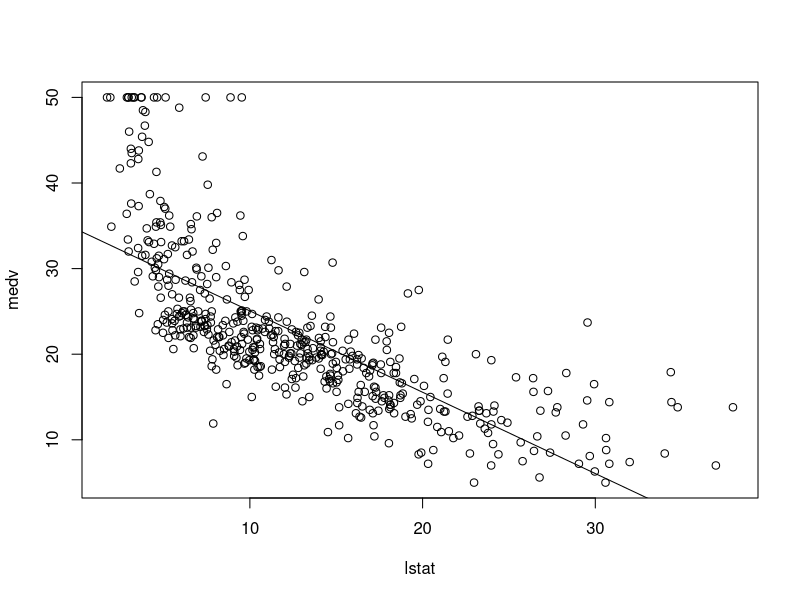
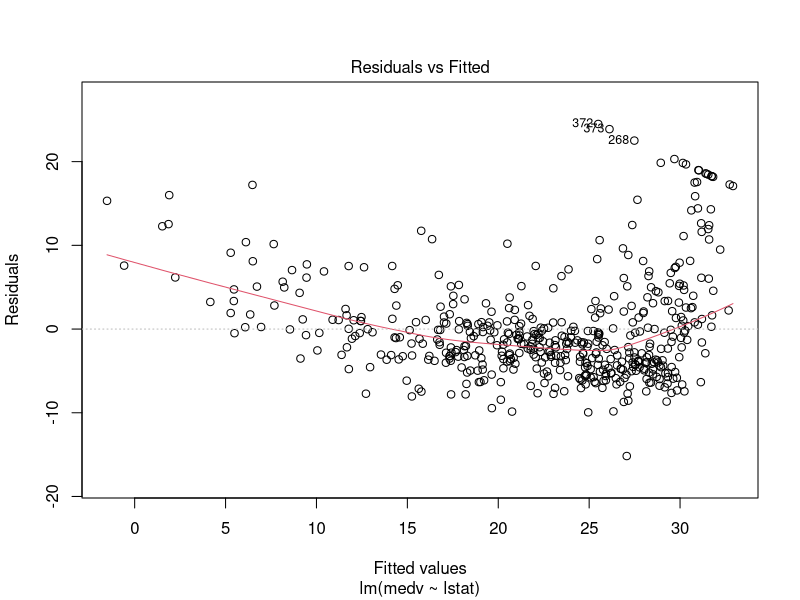
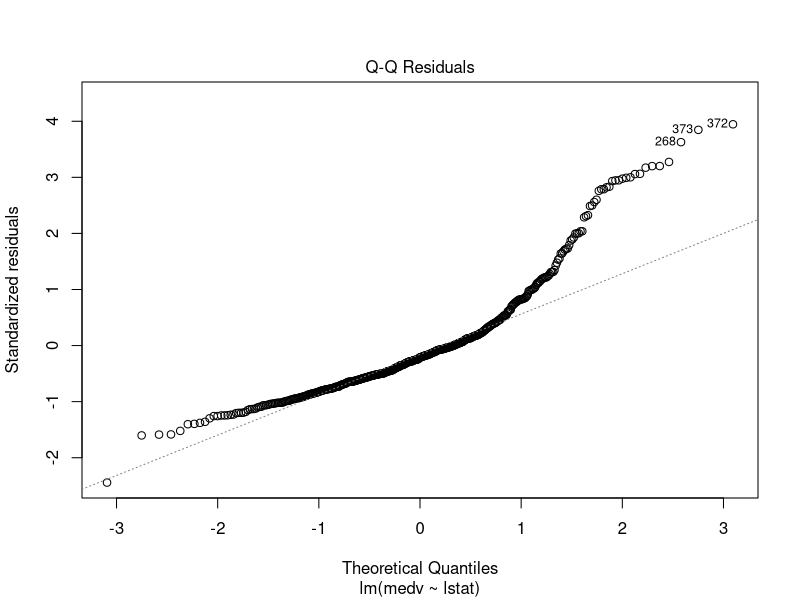
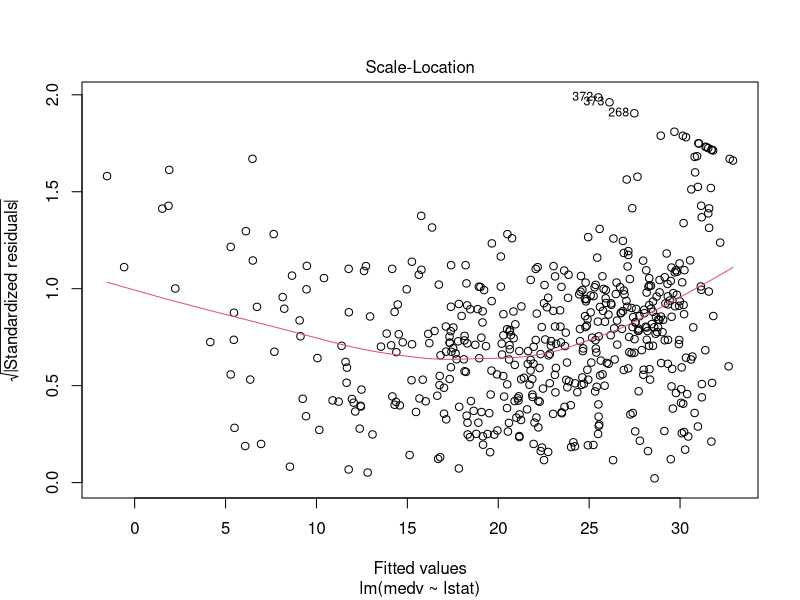
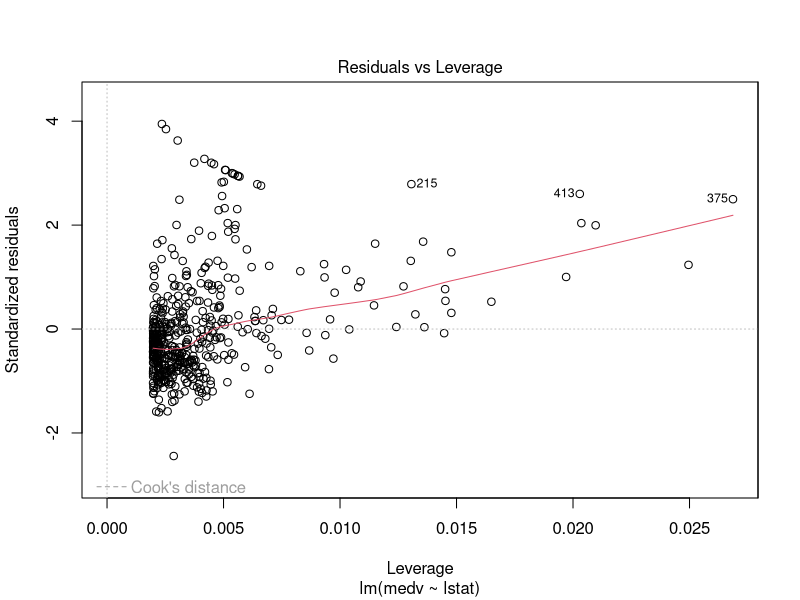

Reproduce these figures in R, in order.
## ---- chunk 1
library(MASS)
names(Boston) # show the column names
# View(Boston)

boston = Boston
## ---- chunk 2
attach(boston)
lm1.Boston = lm(medv~lstat)
summary(lm1.Boston)
## ---- chunk 3
names(lm1.Boston)

lm1.Boston$rank # take a look at a specific item in the model
## ---- chunk 4
confint(lm1.Boston)
## ---- chunk 5

# calculate \hat{f}(5) \hat{f}(10) \hat{f}(15)
predict(lm1.Boston, data.frame(lstat=c(5,10,15)), interval = 'confidence' )

# the second argument of function 'predict' should be in dataframe format.
## ---- chunk 6
# difference between 'prediction interval' and 'confidence interval'
# confidence interval treat the true value of the mean as known.
# prediction interval has a larger range, as it first estimate the mean.
browseURL("https://online.stat.psu.edu/stat501/lesson/3/3.3")
## ---- chunk 7
predict(lm1.Boston, data.frame(lstat=c(5,10,15)), interval="prediction")
## ---- chunk 8
plot(lstat, medv)  # scatter plot
abline(lm1.Boston) # add a straight line
## ---- chunk 9
# par(mfrow=c(2,2))
plot(lm1.Boston) # model diagnostic checking
## ---- chunk 10
Boston1 = Boston[-c(215,413,375), ]
dim(Boston1)
## ---- chunk 11
lm11 = lm(Boston1$medv~Boston1$lstat )
summary(lm11)
## ---- chunk 12
lm2.Boston = lm(medv~., Boston)
summary(lm2.Boston)
## ---- chunk 13
lm3.Boston = lm(medv ~ .-age, Boston)
summary(lm3.Boston)
## ---- chunk 14
lm4.Boston = update(lm3.Boston, ~ .-indus)
summary(lm4.Boston)
